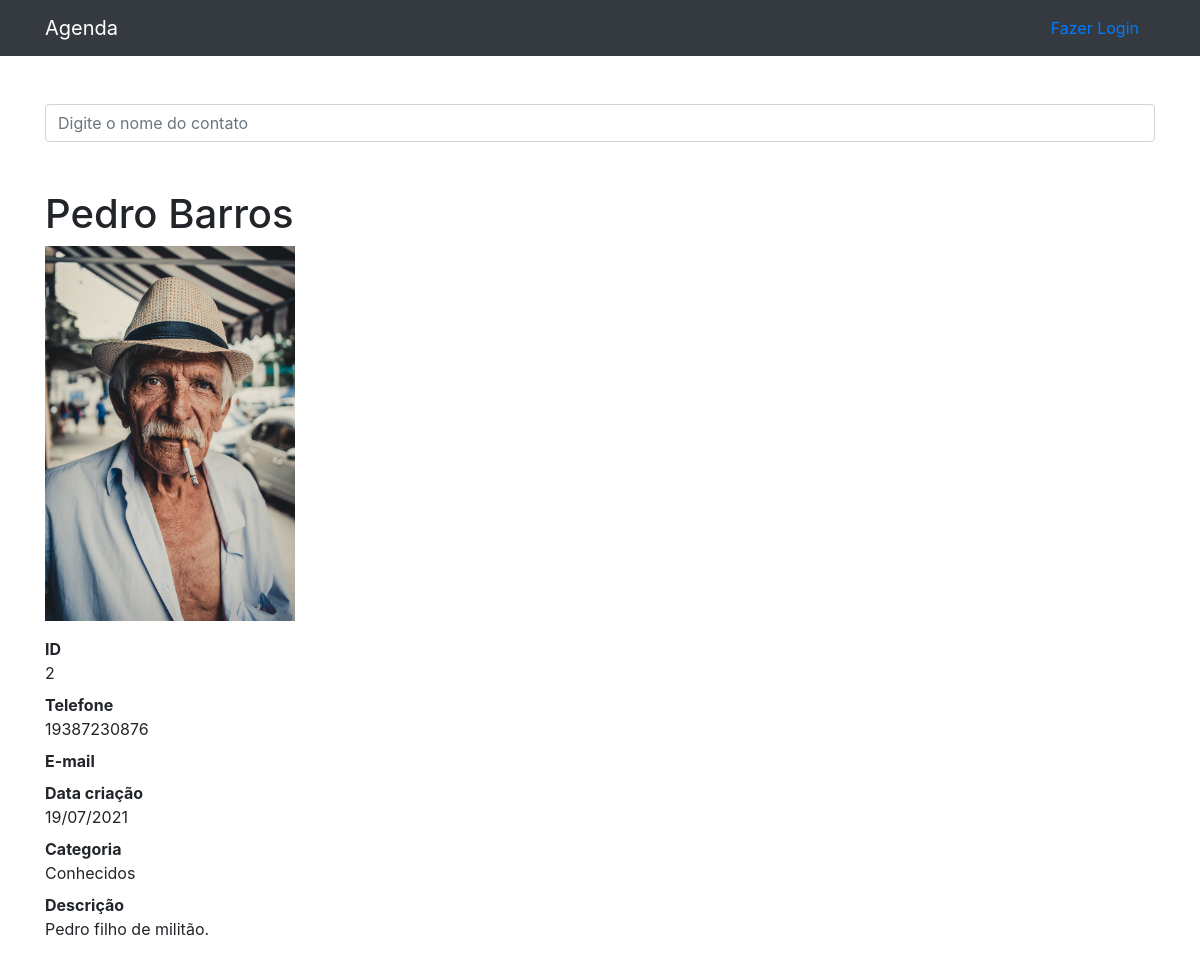
/2, run on the app's committed database.
### contatos/models.py (models this page shows, shortened)
class Contato(models.Model):
    nome = models.CharField(max_length=255)
    sobrenome = models.CharField(max_length=255, blank=True)
    telefone = models.CharField(max_length=255)
    email = models.CharField(max_length=255, blank =True)
    datacriacao = models.DateTimeField(default = timezone.now)
    descricao = models.TextField(blank=True)
    categoria = models.ForeignKey(Categoria, on_delete=models.DO_NOTHING)
    mostrar = models.BooleanField(default=True)
    foto = models.ImageField(blank = True, upload_to = 'fotos/%Y/%m/')

class Categoria(models.Model):
    nome = models.CharField(max_length=255)
    def __str__(self):
        return self.nome

### contatos/views.py (the view)
# urls.py: path('<int:contato_id>',views.ver_contato,name='ver_contato'),
def ver_contato(request, contato_id):
    contato = get_object_or_404(Contato,id = contato_id) # Trata erros como 404 se o contato não existir.
    if not contato.mostrar:
        raise Http404()
    return render(request,'contatos/ver_contato.html',{
        'contato':contato
    })

### contatos/templates/contatos/ver_contato.html (shortened to what this page needs)
{%extends 'base.html'%}
{%block conteudo%}
            <h1 class="mt-5">{{contato.nome}} {{contato.sobrenome}}</h1>
            {% if contato.foto%}
            <p>
                <img src="{{contato.foto.url}}" alt="Foto de {{contato.nome}} {{contato.sobrenome}}" style = "max-width: 250px; height: auto;" >
            </p>
            {% endif %}
            <dl>
                <dt>ID</dt>
                <dd>{{contato.id}}</dd>
                <dt>Telefone</dt>
                <dd>{{contato.telefone}}</dd>
                <dt>E-mail</dt>
                <dt>Data criação</dt>
                <dd>{{contato.datacriacao | date:'d/m/Y'}}</dd>
                <dt>Categoria</dt>
                <dd>{{contato.categoria}}</dd>
                <dt>Descrição</dt>
                <dd>
                    {{contato.descricao}}
                </dd>
            </dl>
{%endblock%}

### data on the page
Contato: nome "Pedro", sobrenome "Barros", foto (picture), id "2", telefone "19387230876", datacriacao "19/07/2021", categoria "Conhecidos", descricao "Pedro filho de militão."
